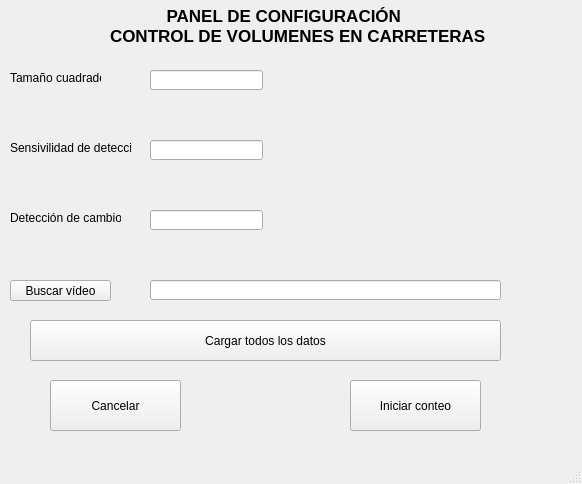
<?xml version="1.0" encoding="UTF-8"?>
<ui version="4.0">
 <class>MainWindow</class>
 <widget class="QMainWindow" name="MainWindow">
  <property name="geometry">
   <rect>
    <x>0</x>
    <y>0</y>
    <width>582</width>
    <height>484</height>
   </rect>
  </property>
  <property name="windowTitle">
   <string>Configurador de aplicación</string>
  </property>
  <widget class="QWidget" name="centralwidget">
   <widget class="QPushButton" name="btnCancelar">
    <property name="geometry">
     <rect>
      <x>50</x>
      <y>380</y>
      <width>131</width>
      <height>51</height>
     </rect>
    </property>
    <property name="text">
     <string>Cancelar</string>
    </property>
   </widget>
   <widget class="QPushButton" name="btnIniciar">
    <property name="geometry">
     <rect>
      <x>350</x>
      <y>380</y>
      <width>131</width>
      <height>51</height>
     </rect>
    </property>
    <property name="text">
     <string>Iniciar conteo</string>
    </property>
   </widget>
   <widget class="QLabel" name="lblCuadrado">
    <property name="geometry">
     <rect>
      <x>10</x>
      <y>70</y>
      <width>91</width>
      <height>16</height>
     </rect>
    </property>
    <property name="text">
     <string>Tamaño cuadrado</string>
    </property>
   </widget>
   <widget class="QLabel" name="lblLimite">
    <property name="geometry">
     <rect>
      <x>10</x>
      <y>140</y>
      <width>121</width>
      <height>16</height>
     </rect>
    </property>
    <property name="text">
     <string>Sensivilidad de detección</string>
    </property>
   </widget>
   <widget class="QLabel" name="lblMedia">
    <property name="geometry">
     <rect>
      <x>10</x>
      <y>210</y>
      <width>111</width>
      <height>16</height>
     </rect>
    </property>
    <property name="text">
     <string>Detección de cambios</string>
    </property>
   </widget>
   <widget class="QLineEdit" name="leCuadrado">
    <property name="geometry">
     <rect>
      <x>150</x>
      <y>70</y>
      <width>113</width>
      <height>20</height>
     </rect>
    </property>
   </widget>
   <widget class="QLineEdit" name="leLimite">
    <property name="geometry">
     <rect>
      <x>150</x>
      <y>140</y>
      <width>113</width>
      <height>20</height>
     </rect>
    </property>
   </widget>
   <widget class="QLineEdit" name="leMedia">
    <property name="geometry">
     <rect>
      <x>150</x>
      <y>210</y>
      <width>113</width>
      <height>20</height>
     </rect>
    </property>
   </widget>
   <widget class="QLineEdit" name="leRuta">
    <property name="geometry">
     <rect>
      <x>150</x>
      <y>280</y>
      <width>351</width>
      <height>20</height>
     </rect>
    </property>
   </widget>
   <widget class="QPushButton" name="btnCargar">
    <property name="geometry">
     <rect>
      <x>30</x>
      <y>320</y>
      <width>471</width>
      <height>41</height>
     </rect>
    </property>
    <property name="text">
     <string>Cargar todos los datos</string>
    </property>
   </widget>
   <widget class="QLabel" name="lblTitulo">
    <property name="geometry">
     <rect>
      <x>110</x>
      <y>0</y>
      <width>391</width>
      <height>51</height>
     </rect>
    </property>
    <property name="font">
     <font>
      <pointsize>13</pointsize>
      <weight>75</weight>
      <italic>false</italic>
      <bold>true</bold>
      <underline>false</underline>
      <stylestrategy>PreferAntialias</stylestrategy>
      <kerning>true</kerning>
     </font>
    </property>
    <property name="layoutDirection">
     <enum>Qt::LeftToRight</enum>
    </property>
    <property name="text">
     <string>            PANEL DE CONFIGURACIÓN
CONTROL DE VOLUMENES EN CARRETERAS</string>
    </property>
   </widget>
   <widget class="QPushButton" name="btnBusqueda">
    <property name="geometry">
     <rect>
      <x>10</x>
      <y>280</y>
      <width>101</width>
      <height>21</height>
     </rect>
    </property>
    <property name="text">
     <string>Buscar vídeo</string>
    </property>
   </widget>
  </widget>
  <widget class="QMenuBar" name="menubar">
   <property name="geometry">
    <rect>
     <x>0</x>
     <y>0</y>
     <width>582</width>
     <height>21</height>
    </rect>
   </property>
  </widget>
  <widget class="QStatusBar" name="statusbar"/>
 </widget>
 <resources/>
 <connections/>
</ui>
